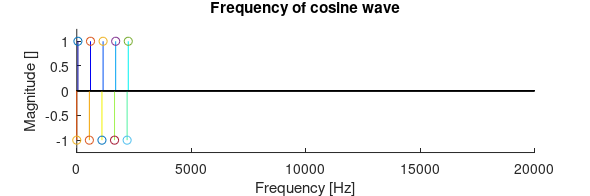

This figure's MATLAB source: (Note: a time limit stopped this script after it produced the figure.)
clear all
close all

plotN = 10;
col = jet( plotN )';
col = col*0.95;


%% Grandma's soo MAADLAB, yeah!

%% What parents expects:
%parameters
Fs = 44100;
T = 4;

%generate stuff
t = 0:1/Fs:T;
s = chirp( t, 50, T, 5000 );

%this is what she expets to hear:
%sound( s*0.1, 44100 ); %Turn down for what? Eh ok.
%or as a plot:
f = linspace( 50, 5000, plotN );
m = ones(1,length(f));

figure; hold on;
for i = 1:length(f)
    stem( f(i), m(i), 'color', col(:,i) );
end
axis( [0, 20000, -1.25, 1.25] )

%% What you expect, because that PC was damn expensive
%  so that soundcard better perform reeeal nice
%parameters
Fs = 5000;
T = 4;

%generate stuff
t = 0:1/Fs:T;
s = chirp( t, 50, T, 5000 );

%this is what we hear:
%sound( s*0.1, 5000 ); %Ew

%or as a plot (first second)
f = linspace( 50, 5000, plotN );
m = ones(1,length(f));
f = [f, linspace( Fs-50, Fs-5000, plotN )];
m = [m,-m];

figure; hold on;
for i = 1:length(f)
    if f(i) <= 2500
    stem( f(i), m(i), 'color', col(:,mod(i-1,plotN)+1) );
    end
end
axis( [0, 20000, -1.25, 1.25] )
xlabel( 'Frequency [Hz]' )
ylabel( 'Magnitude []' )
title( 'Frequency of cosine wave' )
set(gca,'Fontsize',10)
set(gcf,'paperunits','centimeters','Paperposition',[0 0 15 5])
saveas(gcf,'./pics/3-1-sweep-fold-brick.eps','psc2')

%% What w'all  hear: ('caus that shit was not made for an Fs of 5000Hz)
%parameters
Fs = 5000;
T = 4;

%generate stuff
t = 0:1/Fs:T;
s = chirp( t, 50, T, 5000 );

%this is what we hear:
%sound( s*0.1, 5000 ); %Ew

%or as a plot (first second)
f = linspace( 50, 5000*0.25, plotN );
m = ones(1,length(f));
f = [f, linspace( Fs-50, Fs-5000*0.25, plotN )];
m = [m,-m];

f = [f,f+Fs];
m = [m,-m];
f = [f,f+Fs];
m = [m,-m];
f = [f,f+Fs];
m = [m,-m];

figure; hold on;
for i = 1:length(f)
    stem( f(i), m(i), 'color', col(:,mod(i-1,plotN)+1) );
end
axis( [0, 20000, -1.25, 1.25] )
xlabel( 'Frequency [Hz]' )
ylabel( 'Magnitude []' )
title( 'Frequency of cosine wave' )
set(gca,'Fontsize',10)
set(gcf,'paperunits','centimeters','Paperposition',[0 0 15 5])
saveas(gcf,'./pics/3-1-sweep-fold-nofilt.eps','psc2')

m = m.*sinc(f/5000); % zero order hold DAC

figure; hold on;
for i = 1:length(f)
    stem( f(i), m(i), 'color', col(:,mod(i-1,plotN)+1) );
end
axis( [0, 20000, -1.25, 1.25] )
xlabel( 'Frequency [Hz]' )
ylabel( 'Magnitude []' )
title( 'Frequency of cosine wave' )
set(gca,'Fontsize',10)
set(gcf,'paperunits','centimeters','Paperposition',[0 0 15 5])
saveas(gcf,'./pics/3-1-sweep-fold-zero.eps','psc2')
